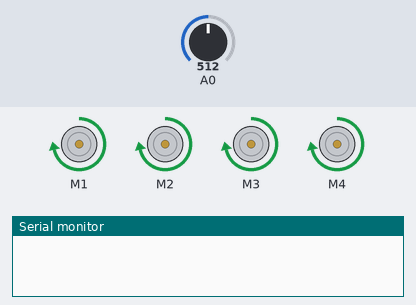
Bench run of a sketch on a simulated Arduino Uno, built with avr-gcc and run on an emulated ATmega328P. Shown: 4 × DC motor (green arrow = forward, orange = backward, longer = faster), the last lines printed to the serial monitor. The inputs (shaded band) are chosen by the test bench; at power-on: A0 = 512.

Above: at 0.1 s.
At 1.7 s:
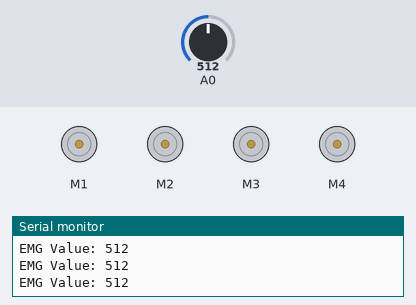
1.8 s: A0 set to 190
At 2.2 s:
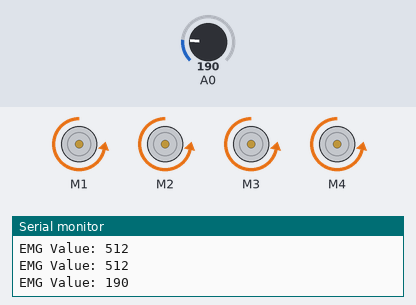
Timing chart, 0 to 4.8 s (numbered marks = the images above; inputs shaded):
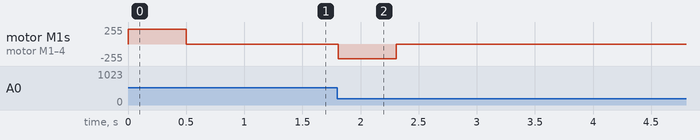

Measured:
- after the input at 1.8 s, motor M1–4: stopped → backward 220/255 at once, → stopped 0.50 s later

The sketch:

DC-Motor-Open-Close.ino
```cpp
// Basic script used for opening and closing hand with DC motors
// Implemented in 3rd Sprint review after we switched from Servo
// to DC motors

#include <Wire.h>
#include <Adafruit_MotorShield.h>

// Initialize motor shield and get DC motors from the shield
Adafruit_MotorShield AFMS1 = Adafruit_MotorShield(0x60);
Adafruit_DCMotor *indexMotor  = AFMS1.getMotor(1);
Adafruit_DCMotor *middleMotor = AFMS1.getMotor(2);
Adafruit_DCMotor *ringMotor   = AFMS1.getMotor(3);
Adafruit_DCMotor *pinkyMotor  = AFMS1.getMotor(4);

const int MOTOR_SPEED = 220;  // Speed up to 255
#define OPEN_DIR FORWARD
#define CLOSE_DIR BACKWARD

bool isClosed = false; // Track whether the hand is currently closed. Start with open = false.

// Set motor to open or closed
void setMotorState(Adafruit_DCMotor *motor, bool open) {
  motor->setSpeed(MOTOR_SPEED);
  motor->run(open ? OPEN_DIR : CLOSE_DIR);
}

// Stop all motors
void stopAllMotors() {
  indexMotor->setSpeed(0); indexMotor->run(RELEASE);
  middleMotor->setSpeed(0); middleMotor->run(RELEASE);
  ringMotor->setSpeed(0);  ringMotor->run(RELEASE);
  pinkyMotor->setSpeed(0); pinkyMotor->run(RELEASE);
}

// Open hand function
void openHand() {
  setMotorState(indexMotor, true);
  setMotorState(middleMotor, true);
  setMotorState(ringMotor, true);
  setMotorState(pinkyMotor, true);

  delay(500);
  stopAllMotors();
  isClosed = false;
}

// Close hand function
void closeHand() {
  setMotorState(indexMotor, false);
  setMotorState(middleMotor, false);
  setMotorState(ringMotor, false);
  setMotorState(pinkyMotor, false);

  delay(500);
  stopAllMotors();
  isClosed = true;
}

void setup() {
  AFMS1.begin();
  Serial.begin(115200);

  // Start with the hand open
  openHand();
}

void loop() {
  // Read EMG value
  int emgValue = analogRead(A0);
  Serial.print("EMG Value: ");
  Serial.println(emgValue);

  // If emg value is above 200 AND the hand is open, close hand
  if (emgValue < 200 && !isClosed) {
    closeHand();
  }
  // If emg value is below 200 AND the hand is closed, open hand
  else if (emgValue >= 200 && isClosed) {
    openHand();
  }

  delay(100);
}
```
